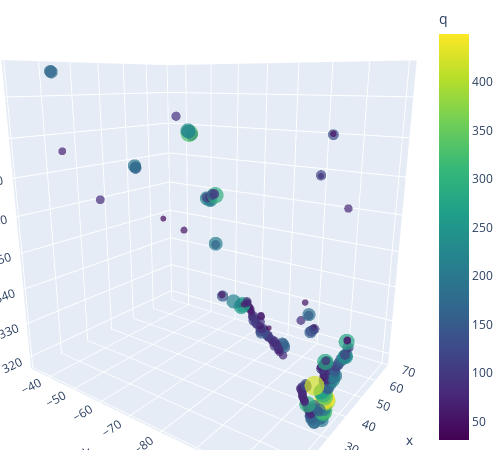

The notebook cell this image was saved under:
### Code cell
plot('../eta-pi-data/eta-pi0-testing.h5', '0 NCPi0', 3) # 5 is a nice two shower pi0, 7 has a large shower, eta2,

### Figure 1 — Plotly figure (JSON) as saved in the notebook; plotly's stock layout.template omitted (floating-point values rounded to 4 significant figures; data arrays with more than 128 entries replaced by an {"elided": "..."} marker saying what was removed)
{"data": [{"hovertemplate": "x=%{x}<br>y=%{y}<br>z=%{z}<br>q=%{marker.color}<extra></extra>", "legendgroup": "", "marker": {"color": {"elided": "201 float values"}, "coloraxis": "coloraxis", "colorscale": [[0, "#440154"], [0.1111, "#482878"], [0.2222, "#3e4989"], [0.3333, "#31688e"], [0.4444, "#26828e"], [0.5556, "#1f9e89"], [0.6667, "#35b779"], [0.7778, "#6ece58"], [0.8889, "#b5de2b"], [1, "#fde725"]], "line": {"width": 0}, "size": {"elided": "201 float values"}, "sizemode": "area", "sizeref": 1.124, "symbol": "circle"}, "mode": "markers", "name": "", "scene": "scene", "showlegend": false, "type": "scatter3d", "x": {"elided": "201 float values"}, "y": {"elided": "201 float values"}, "z": {"elided": "201 float values"}}], "layout": {"coloraxis": {"colorbar": {"title": {"text": "q"}}, "colorscale": [[0, "#440154"], [0.1111, "#482878"], [0.2222, "#3e4989"], [0.3333, "#31688e"], [0.4444, "#26828e"], [0.5556, "#1f9e89"], [0.6667, "#35b779"], [0.7778, "#6ece58"], [0.8889, "#b5de2b"], [1, "#fde725"]]}, "height": 450, "legend": {"itemsizing": "constant", "tracegroupgap": 0}, "margin": {"b": 0, "l": 0, "r": 0, "t": 0}, "scene": {"camera": {"eye": {"x": -1.5, "y": -1.1, "z": 0.5}}, "domain": {"x": [0, 1], "y": [0, 1]}, "xaxis": {"title": {"text": "x"}}, "yaxis": {"title": {"text": "y"}}, "zaxis": {"title": {"text": "z"}}}, "width": 500}}
